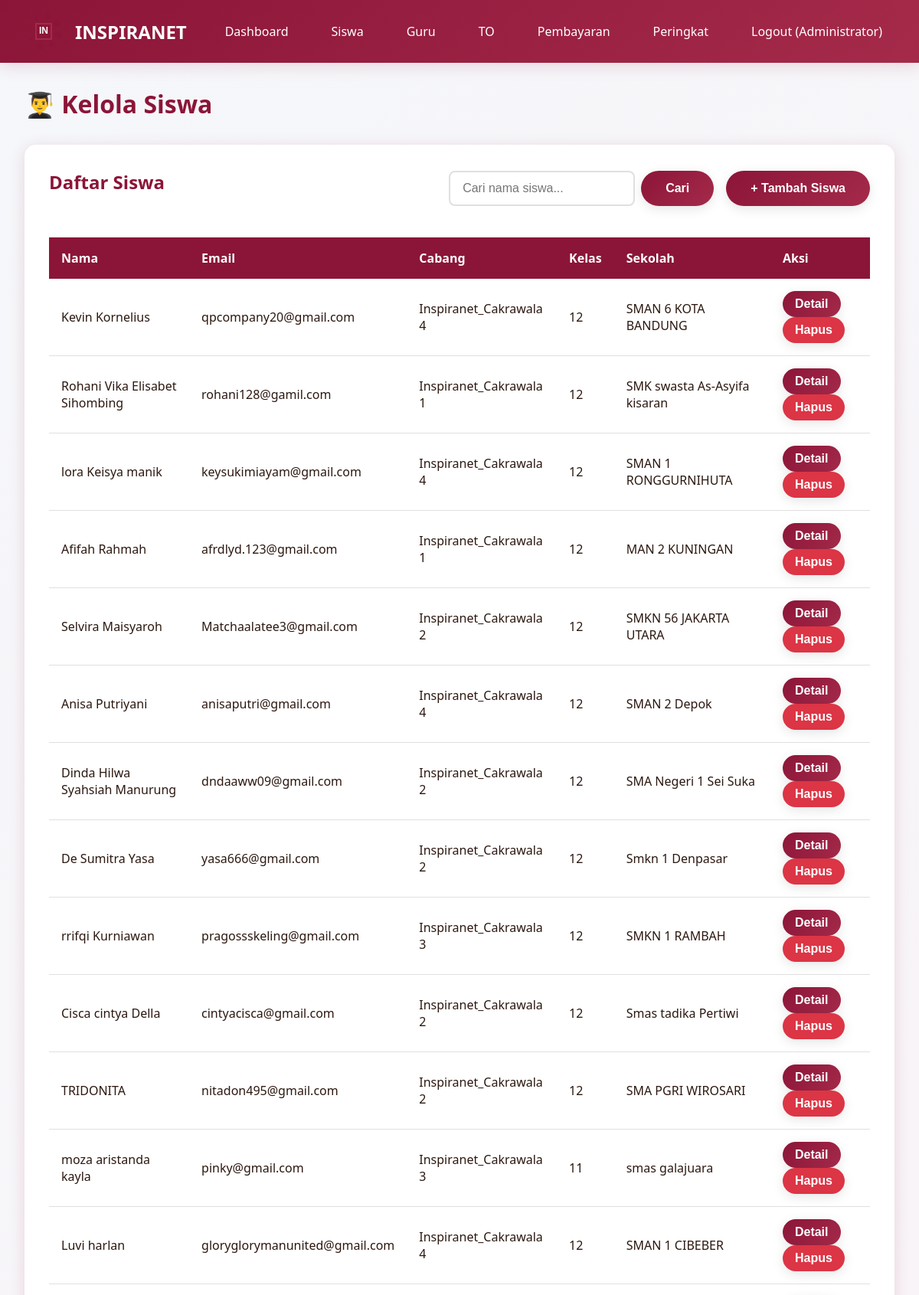
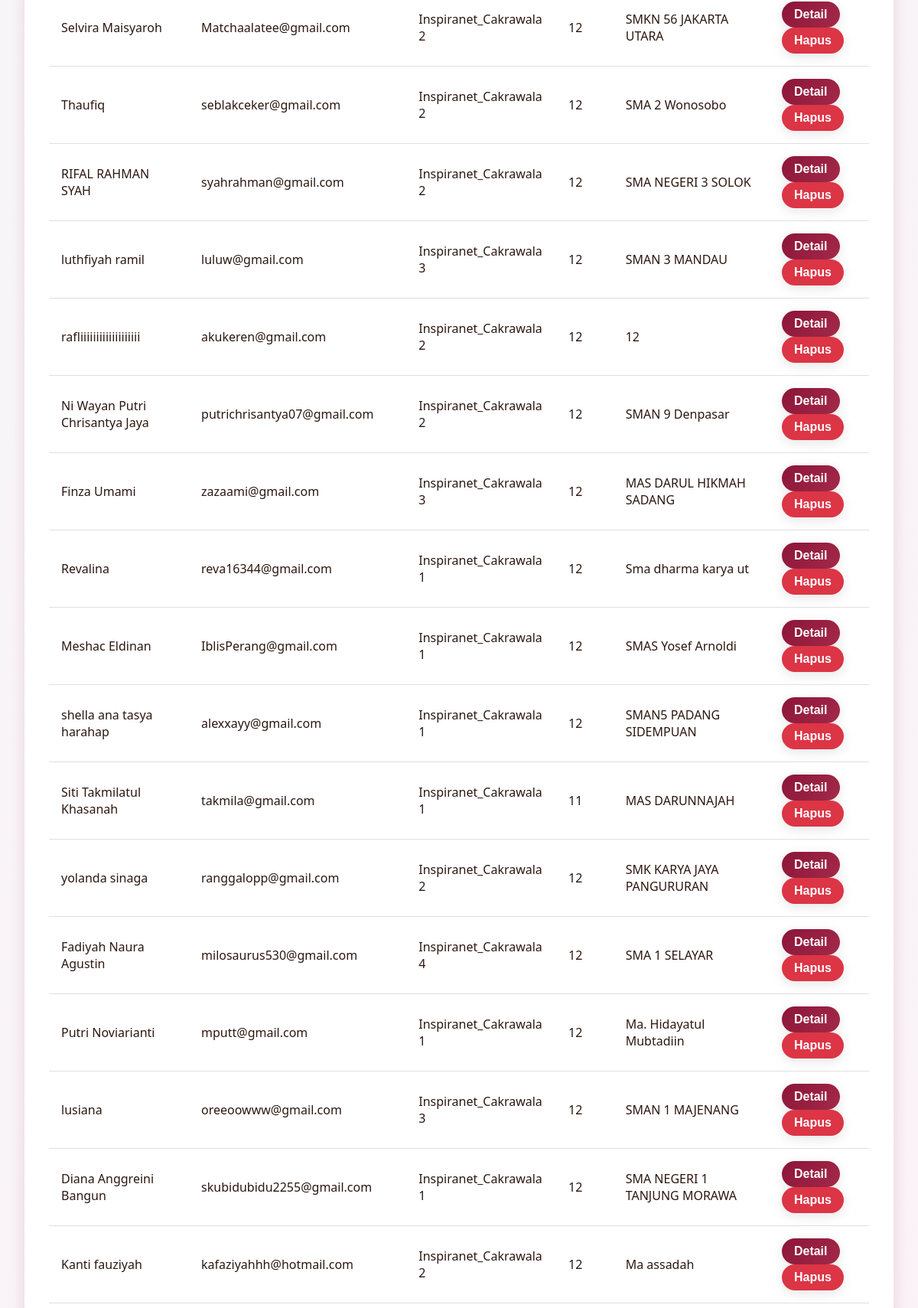
/admin/students (signed in, upper part), run on the app's committed database (2 pictures, top to bottom).
### models.py (models this page shows, shortened)
class User(UserMixin, db.Model):
    __tablename__ = 'users'
    id = db.Column(db.Integer, primary_key=True)
    email = db.Column(db.String(120), unique=True, nullable=False)
    password_hash = db.Column(db.String(255), nullable=False)
    full_name = db.Column(db.String(100), nullable=False)
    role = db.Column(db.String(20), nullable=False, default='student')
    inspira_branch = db.Column(db.String(50), nullable=True)
    class_level = db.Column(db.String(20), nullable=True)
    school_name = db.Column(db.String(150), nullable=True)
    phone_number = db.Column(db.String(20), nullable=True)
    profile_photo = db.Column(db.String(255), nullable=True)
    created_at = db.Column(db.DateTime, default=datetime.utcnow)
    exam_attempts = db.relationship('ExamAttempt', backref='user', lazy=True, cascade='all, delete-orphan')
    payments = db.relationship('Payment', backref='user', lazy=True, cascade='all, delete-orphan')
    leaderboard_entries = db.relationship('Leaderboard', backref='user', lazy=True, cascade='all, delete-orphan')

### app.py (the view)
@app.route('/admin/students')
@login_required
def admin_students():
    if current_user.role != 'admin':
        flash('Akses ditolak!', 'danger')
        return redirect(url_for('index'))
    search_query = request.args.get('search', '')
    if search_query:
        students = User.query.filter(
            User.role == 'student',
            User.full_name.ilike(f'%{search_query}%')
        ).all()
    else:
        students = User.query.filter_by(role='student').all()
    return render_template('admin_students.html', students=students, branches=BRANCHES, search_query=search_query)

### app.py (called while the page is built)
@login_manager.user_loader
def load_user(user_id):
    return User.query.get(int(user_id))

@app.before_request
def ensure_db():
    if not hasattr(app, '_db_initialized'):
        app._db_initialized = True
        init_database()

### templates/admin_students.html (shortened to what this page needs)
{% extends "base.html" %}
{% block content %}
<h1 style="color: var(--primary-color); margin-bottom: 2rem;">👨‍🎓 Kelola Siswa</h1>
<div class="card">
    <div style="display: flex; justify-content: space-between; align-items: center; margin-bottom: 1.5rem; flex-wrap: wrap; gap: 1rem;">
        <h2>Daftar Siswa</h2>
        <div style="display: flex; gap: 1rem; flex-wrap: wrap;">
            <form method="GET" action="{{ url_for('admin_students') }}" style="display: flex; gap: 0.5rem;">
                <input type="text" name="search" class="form-control" placeholder="Cari nama siswa..." value="{{ search_query or '' }}" style="min-width: 200px;">
                <button type="submit" class="btn btn-primary">Cari</button>
            </form>
            <button onclick="showModal('addStudentModal')" class="btn btn-primary">+ Tambah Siswa</button>
        </div>
    </div>
    <div class="table-responsive">
        <table class="table">
            <thead>
                <tr>
                    <th>Nama</th>
                    <th>Email</th>
                    <th>Cabang</th>
                    <th>Kelas</th>
                    <th>Sekolah</th>
                    <th>Aksi</th>
                </tr>
            </thead>
            <tbody>
                {% for student in students %}
                <tr>
                    <td>{{ student.full_name }}</td>
                    <td>{{ student.email }}</td>
                    <td>{{ student.inspira_branch }}</td>
                    <td>{{ student.class_level }}</td>
                    <td>{{ student.school_name }}</td>
                    <td>
                        <button
                            class="btn btn-primary student-detail-btn"
                            style="padding: 0.5rem 1rem; margin-right: 0.5rem;"
                            data-id="{{ student.id }}"
                            data-name="{{ student.full_name }}"
                            data-email="{{ student.email }}"
                            data-branch="{{ student.inspira_branch }}"
                            data-class="{{ student.class_level }}"
                            data-school="{{ student.school_name }}"
                            data-phone="{{ student.phone_number or '-' }}"
                            data-created="{{ student.created_at.strftime('%d/%m/%Y %H:%M') }}"
                            data-password="{{ student.password_hash }}">
                            Detail
                        </button>
                        <form method="POST" action="{{ url_for('admin_delete_student', id=student.id) }}" style="display: inline;" data-confirm-delete>
                            <button type="submit" class="btn btn-danger" style="padding: 0.5rem 1rem;">Hapus</button>
                        </form>
                    </td>
                </tr>
                {% endfor %}
            </tbody>
        </table>
    </div>
</div>
{% endblock %}

### templates/base.html (shortened to what this page needs)
<!DOCTYPE html>
<html lang="id">
<head>
    <link rel="stylesheet" href="{{ url_for('static', filename='css/style.css') }}">
</head>
<body>
    <nav class="navbar">
        <div class="container">
            <a href="{{ url_for('index') }}" class="navbar-brand">
                <div id="logo-animation" class="logo-container"></div>
                <span>INSPIRANET</span>
            </a>
            <ul class="navbar-nav" id="navbarMenu">
                {% if current_user.is_authenticated %}
                    {% if current_user.role == 'admin' %}
                        <li><a href="{{ url_for('admin_dashboard') }}" onclick="closeMobileMenu()">Dashboard</a></li>
                        <li><a href="{{ url_for('admin_students') }}" onclick="closeMobileMenu()">Siswa</a></li>
                        <li><a href="{{ url_for('admin_teachers') }}" onclick="closeMobileMenu()">Guru</a></li>
                        <li><a href="{{ url_for('admin_exams') }}" onclick="closeMobileMenu()">TO</a></li>
                        <li><a href="{{ url_for('admin_payments') }}" onclick="closeMobileMenu()">Pembayaran</a></li>
                    {% else %}
                        <li><a href="{{ url_for('student_dashboard') }}" onclick="closeMobileMenu()">Dashboard</a></li>
                        <li><a href="{{ url_for('student_exams') }}" onclick="closeMobileMenu()">Daftar TO</a></li>
                    {% endif %}
                    <li><a href="{{ url_for('all_leaderboards') }}" onclick="closeMobileMenu()">Peringkat</a></li>
                    <li><a href="{{ url_for('logout') }}" onclick="closeMobileMenu()">Logout ({{ current_user.full_name }})</a></li>
                {% else %}
                    <li><a href="{{ url_for('login') }}" onclick="closeMobileMenu()">Login</a></li>
                    <li><a href="{{ url_for('register') }}" onclick="closeMobileMenu()">Daftar</a></li>
                {% endif %}
            </ul>
        </div>
    </nav>
    <div class="container">
        {% block content %}{% endblock %}
    </div>
</body>
</html>

### static/css/style.css (style rules this page uses)
:root { --primary-color: #8B1538; --secondary-color: #A52A4A; --dark-color: #4A0E1F; --light-color: #FFE5EC; --text-dark: #2C1810; --text-light: #FFFFFF; --shadow: 0 4px 20px rgba(139, 21, 56, 0.15); }
* { margin: 0; padding: 0; box-sizing: border-box; }
body { font-family: 'Segoe UI', Tahoma, Geneva, Verdana, sans-serif; background: linear-gradient(135deg, #f5f7fa 0%, #ffeef3 100%); color: var(--text-dark); min-height: 100vh; }
.navbar { background: linear-gradient(135deg, var(--primary-color) 0%, var(--secondary-color) 100%); padding: 1rem 0; box-shadow: var(--shadow); position: sticky; top: 0; z-index: 1000; }
.navbar .container { max-width: 1200px; margin: 0 auto; padding: 0 2rem; display: flex; justify-content: space-between; align-items: center; }
.navbar-brand { display: flex; align-items: center; gap: 1rem; color: var(--text-light); text-decoration: none; font-size: 1.5rem; font-weight: bold; }
.logo-container { position: relative; width: 50px; height: 50px; }
.navbar-nav { display: flex; gap: 1.5rem; list-style: none; align-items: center; }
.navbar-nav a { color: var(--text-light); text-decoration: none; padding: 0.5rem 1rem; border-radius: 5px; transition: all 0.3s ease; }
.container { max-width: 1200px; margin: 2rem auto; padding: 0 2rem; }
.btn { display: inline-block; padding: 0.75rem 2rem; border: none; border-radius: 25px; font-size: 1rem; font-weight: 600; text-decoration: none; cursor: pointer; transition: all 0.3s ease; box-shadow: 0 4px 15px rgba(0, 0, 0, 0.1); }
.btn-primary { background: linear-gradient(135deg, var(--primary-color) 0%, var(--secondary-color) 100%); color: var(--text-light); }
.btn-danger { background: #dc3545; color: white; }
.card { background: white; border-radius: 15px; padding: 2rem; box-shadow: var(--shadow); margin-bottom: 2rem; animation: fadeIn 0.6s ease; }
.card h2 { color: var(--primary-color); margin-bottom: 1rem; }
.form-control { width: 100%; padding: 0.75rem 1rem; border: 2px solid #e0e0e0; border-radius: 8px; font-size: 1rem; transition: all 0.3s ease; }
.table { width: 100%; border-collapse: collapse; margin-top: 1rem; }
.table th { background: var(--primary-color); color: white; padding: 1rem; text-align: left; }
.table td { padding: 1rem; border-bottom: 1px solid #e0e0e0; }
.table-responsive { overflow-x: auto; -webkit-overflow-scrolling: touch; }
.table-responsive table { min-width: 600px; }

### data on the page
User: full_name "Administrator"
User: full_name "Kevin Kornelius", email "qpcompany20@gmail.com", inspira_branch "Inspiranet_Cakrawala 4", class_level "12", school_name "SMAN 6 KOTA BANDUNG"
User: full_name "Rohani Vika Elisabet Sihombing", email "rohani128@gamil.com", inspira_branch "Inspiranet_Cakrawala 1", class_level "12", school_name "SMK swasta As-Asyifa kisaran"
User: full_name "lora Keisya manik", email "keysukimiayam@gmail.com", inspira_branch "Inspiranet_Cakrawala 4", class_level "12", school_name "SMAN 1 RONGGURNIHUTA"
User: full_name "Afifah Rahmah", email "afrdlyd.123@gmail.com", inspira_branch "Inspiranet_Cakrawala 1", class_level "12", school_name "MAN 2 KUNINGAN"
User: full_name "Selvira Maisyaroh", email "Matchaalatee3@gmail.com", inspira_branch "Inspiranet_Cakrawala 2", class_level "12", school_name "SMKN 56 JAKARTA UTARA"
User: full_name "Anisa Putriyani", email "anisaputri@gmail.com", inspira_branch "Inspiranet_Cakrawala 4", class_level "12", school_name "SMAN 2 Depok"
User: full_name "Dinda Hilwa Syahsiah Manurung", email "dndaaww09@gmail.com", inspira_branch "Inspiranet_Cakrawala 2", class_level "12", school_name "SMA Negeri 1 Sei Suka"
User: full_name "De Sumitra Yasa", email "yasa666@gmail.com", inspira_branch "Inspiranet_Cakrawala 2", class_level "12", school_name "Smkn 1 Denpasar"
User: full_name "rrifqi Kurniawan", email "pragossskeling@gmail.com", inspira_branch "Inspiranet_Cakrawala 3", class_level "12", school_name "SMKN 1 RAMBAH"
User: full_name "Cisca cintya Della", email "cintyacisca@gmail.com", inspira_branch "Inspiranet_Cakrawala 2", class_level "12", school_name "Smas tadika Pertiwi"
User: full_name "TRIDONITA", email "nitadon495@gmail.com", inspira_branch "Inspiranet_Cakrawala 2", class_level "12", school_name "SMA PGRI WIROSARI"
User: full_name "moza aristanda kayla", email "pinky@gmail.com", inspira_branch "Inspiranet_Cakrawala 3", class_level "11", school_name "smas galajuara"
User: full_name "Luvi harlan", email "gloryglorymanunited@gmail.com", inspira_branch "Inspiranet_Cakrawala 4", class_level "12", school_name "SMAN 1 CIBEBER"
User: full_name "Selvira Maisyaroh", email "Matchaalatee@gmail.com", inspira_branch "Inspiranet_Cakrawala 2", class_level "12", school_name "SMKN 56 JAKARTA UTARA"
User: full_name "Thaufiq", email "seblakceker@gmail.com", inspira_branch "Inspiranet_Cakrawala 2", class_level "12", school_name "SMA 2 Wonosobo"
User: full_name "RIFAL RAHMAN SYAH", email "syahrahman@gmail.com", inspira_branch "Inspiranet_Cakrawala 2", class_level "12", school_name "SMA NEGERI 3 SOLOK"
User: full_name "luthfiyah ramil", email "luluw@gmail.com", inspira_branch "Inspiranet_Cakrawala 3", class_level "12", school_name "SMAN 3 MANDAU"
User: full_name "rafliiiiiiiiiiiiiiiiiii", email "akukeren@gmail.com", inspira_branch "Inspiranet_Cakrawala 2", class_level "12", school_name "12"
User: full_name "Ni Wayan Putri Chrisantya Jaya", email "putrichrisantya07@gmail.com", inspira_branch "Inspiranet_Cakrawala 2", class_level "12", school_name "SMAN 9 Denpasar"
User: full_name "Finza Umami", email "zazaami@gmail.com", inspira_branch "Inspiranet_Cakrawala 3", class_level "12", school_name "MAS DARUL HIKMAH SADANG"
User: full_name "Revalina", email "reva16344@gmail.com", inspira_branch "Inspiranet_Cakrawala 1", class_level "12", school_name "Sma dharma karya ut"
User: full_name "Meshac Eldinan", email "IblisPerang@gmail.com", inspira_branch "Inspiranet_Cakrawala 1", class_level "12", school_name "SMAS Yosef Arnoldi"
User: full_name "shella ana tasya harahap", email "alexxayy@gmail.com", inspira_branch "Inspiranet_Cakrawala 1", class_level "12", school_name "SMAN5 PADANG SIDEMPUAN"
User: full_name "Siti Takmilatul Khasanah", email "takmila@gmail.com", inspira_branch "Inspiranet_Cakrawala 1", class_level "11", school_name "MAS DARUNNAJAH"
User: full_name "yolanda sinaga", email "ranggalopp@gmail.com", inspira_branch "Inspiranet_Cakrawala 2", class_level "12", school_name "SMK KARYA JAYA PANGURURAN"
User: full_name "Fadiyah Naura Agustin", email "milosaurus530@gmail.com", inspira_branch "Inspiranet_Cakrawala 4", class_level "12", school_name "SMA 1 SELAYAR"
User: full_name "Putri Noviarianti", email "mputt@gmail.com", inspira_branch "Inspiranet_Cakrawala 1", class_level "12", school_name "Ma. Hidayatul Mubtadiin"
User: full_name "lusiana", email "oreeoowww@gmail.com", inspira_branch "Inspiranet_Cakrawala 3", class_level "12", school_name "SMAN 1 MAJENANG"
User: full_name "Diana Anggreini Bangun", email "skubidubidu2255@gmail.com", inspira_branch "Inspiranet_Cakrawala 1", class_level "12", school_name "SMA NEGERI 1 TANJUNG MORAWA"
User: full_name "Kanti fauziyah", email "kafaziyahhh@hotmail.com", inspira_branch "Inspiranet_Cakrawala 2", class_level "12", school_name "Ma assadah"
